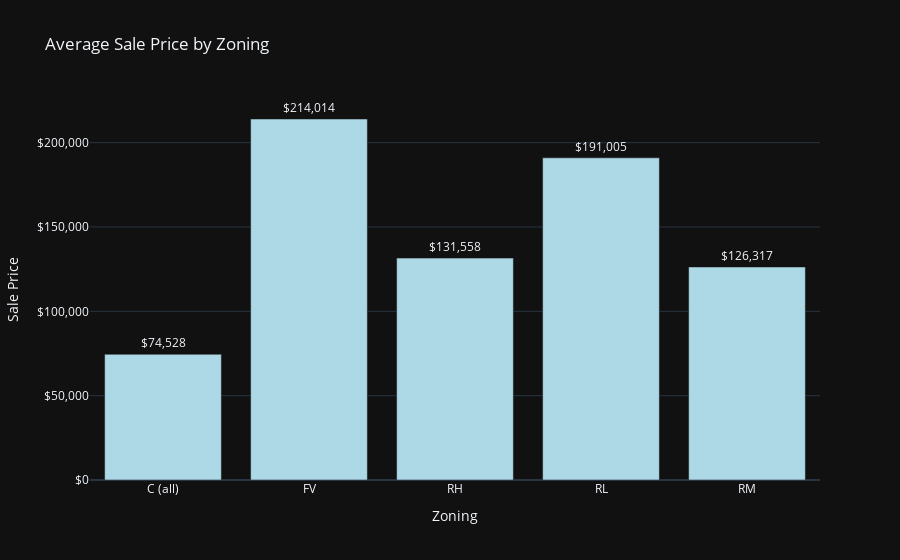

Here is the notebook cell this chart was saved with:
### Code cell
import plotly.express as px

# Calculate average sale price by zoning
zoning_prices = df.groupby('MSZoning')['SalePrice'].mean()

# Create the bar plot with a blue color schema
fig3 = px.bar(x=zoning_prices.index, y=zoning_prices.values, title='Average Sale Price by Zoning',
              color_discrete_sequence=['lightblue', 'blue', 'skyblue', 'deepskyblue', 'royalblue'],  # Shades of blue
              text=zoning_prices.values, template='plotly_dark')

# Update text format
fig3.update_traces(texttemplate='$%{text:,.0f}', textposition='outside')

# Update axis labels
fig3.update_yaxes(title='Sale Price', tickprefix='$', tickformat=',')
fig3.update_xaxes(title='Zoning')

# Update layout
fig3.update_layout(uniformtext_minsize=8, uniformtext_mode='hide')

# Show the plot
fig3.show()

### Figure 1 — Plotly figure (JSON) as saved in the notebook; plotly's stock layout.template omitted (floating-point values rounded to 4 significant figures)
{"data": [{"alignmentgroup": "True", "hovertemplate": "x=%{x}<br>y=%{y}<br>text=%{text}<extra></extra>", "legendgroup": "", "marker": {"color": "lightblue", "pattern": {"shape": ""}}, "name": "", "offsetgroup": "", "orientation": "v", "showlegend": false, "text": [74528, 214000.0, 131600.0, 191000.0, 126300.0], "textposition": "outside", "texttemplate": "$%{text:,.0f}", "type": "bar", "x": ["C (all)", "FV", "RH", "RL", "RM"], "xaxis": "x", "y": [74528, 214000.0, 131600.0, 191000.0, 126300.0], "yaxis": "y"}], "layout": {"barmode": "relative", "legend": {"tracegroupgap": 0}, "title": {"text": "Average Sale Price by Zoning"}, "uniformtext": {"minsize": 8, "mode": "hide"}, "xaxis": {"anchor": "y", "domain": [0, 1], "title": {"text": "Zoning"}}, "yaxis": {"anchor": "x", "domain": [0, 1], "tickformat": ",", "tickprefix": "$", "title": {"text": "Sale Price"}}}}
